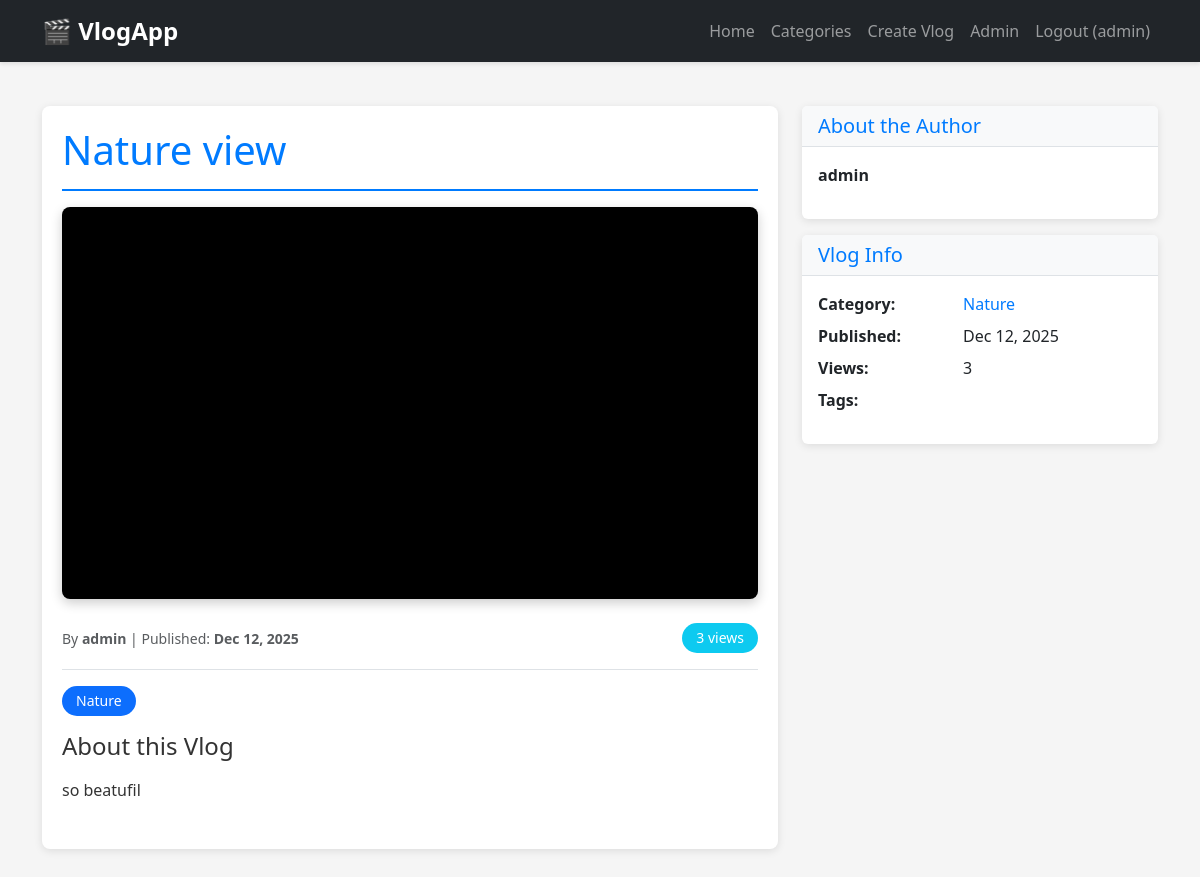
The app's page /vlog/1/nature-view/ (signed in) with its own data.
### vlogapp/models.py (models this page shows, shortened)
class VlogPost(models.Model):
    title = models.CharField(
        max_length=200,
        help_text="Enter the title of your vlog"
    )
    slug = models.SlugField(
        unique=True,
        help_text="URL-friendly version of the title (auto-generated)"
    )
    video_url = models.URLField(
        help_text="Enter the URL of your video (YouTube, Vimeo, etc.)",
        validators=[URLValidator()]
    )
    description = models.TextField(
        help_text="Detailed description of your vlog content"
    )
    author = models.ForeignKey(
        User,
        on_delete=models.CASCADE,
        related_name='vlogs'
    )
    published_date = models.DateTimeField(
        help_text="Date when the vlog was published"
    )
    updated_date = models.DateTimeField(
        auto_now=True,
        help_text="Automatically updated when the vlog is modified"
    )
    category = models.ForeignKey(
        Category,
        on_delete=models.PROTECT,
        related_name='vlogs'
    )
    tags = models.CharField(
        max_length=500,
        blank=True,
        help_text="Enter tags separated by commas (e.g., tutorial, beginner, django)"
    )
    thumbnail = models.ImageField(
        upload_to='thumbnails/',
        blank=True,
        null=True,
        help_text="Upload a custom thumbnail image for your vlog"
    )
    views_count = models.IntegerField(
        default=0,
        help_text="Track the number of times this vlog has been viewed"
    )
    created_at = models.DateTimeField(
        auto_now_add=True
    )
    class Meta:
        ordering = ['-published_date']
        indexes = [
            models.Index(fields=['-published_date']),
            models.Index(fields=['author']),
            models.Index(fields=['category']),
        ]
    def save(self, *args, **kwargs):
        if not self.slug:
            self.slug = slugify(self.title)
        super().save(*args, **kwargs)
    def get_tags_list(self):
        return [tag.strip() for tag in self.tags.split(',') if tag.strip()]
    def increment_views(self):
        self.views_count += 1
        self.save(update_fields=['views_count'])

class Category(models.Model):
    name = models.CharField(max_length=100, unique=True)
    slug = models.SlugField(unique=True)
    description = models.TextField(blank=True, null=True)
    created_at = models.DateTimeField(auto_now_add=True)
    class Meta:
        verbose_name_plural = "Categories"
        ordering = ['name']
    def __str__(self):
        return self.name

### vlogapp/views.py (the view)
# urls.py: path('vlog/<int:pk>/<slug:slug>/', VlogDetailView.as_view(), name='vlog-detail'),
class VlogDetailView(DetailView):
    model = VlogPost
    template_name = 'vlogapp/vlog_detail.html'
    context_object_name = 'vlog'
    def get_object(self, queryset=None):
        obj = super().get_object(queryset)
        obj.increment_views()
        return obj
    def get_context_data(self, **kwargs):
        context = super().get_context_data(**kwargs)
        context['related_vlogs'] = VlogPost.objects.filter(
            category=self.object.category
        ).exclude(id=self.object.id)[:5]
        return context

### vlogapp/templatetags/vlog_tags.py (called while the page is built, shortened)
@register.filter
def extract_youtube_id(url):
    if not url:
        return None
    pattern1 = r'(?:https?://)?(?:www\.)?youtube\.com/watch\?v=([a-zA-Z0-9_-]{11})(?:&|$)'
    match = re.search(pattern1, url)
    if match:
        return match.group(1)

@register.filter
def is_youtube(url):
    if not url:
        return False
    return 'youtube.com' in url or 'youtu.be' in url

@register.filter(name='get_video_embed_url')
def get_video_embed_url(url, provider=None):
    if not url:
        return None
    if 'youtube.com' in url or 'youtu.be' in url:
        video_id = extract_youtube_id(url)
        if video_id:
            return f"https://www.youtube-nocookie.com/embed/{video_id}"
    elif 'vimeo.com' in url:
        video_id = extract_vimeo_id(url)
        if video_id:
            return f"https://player.vimeo.com/video/{video_id}"
    return None

### vlogapp/templates/vlogapp/vlog_detail.html (shortened to what this page needs)
{% extends "base.html" %}
{% load vlog_tags %}
{% block content %}
<div class="row">
    <div class="col-lg-8">
        <div class="vlog-detail mb-4">
            <h1 class="mb-3">{{ vlog.title }}</h1>
            <div class="ratio ratio-16x9 mb-4">
                {% if vlog.video_url|is_youtube %}
                    <iframe
                        src="{{ vlog.video_url|get_video_embed_url }}?rel=0&modestbranding=1"
                        title="YouTube video player"
                        frameborder="0"
                        allow="accelerometer; autoplay; clipboard-write; encrypted-media; gyroscope; picture-in-picture; web-share"
                        allowfullscreen>
                    </iframe>
                {% elif vlog.video_url|is_vimeo %}
                    <iframe
                        src="{{ vlog.video_url|get_video_embed_url }}"
                        allow="autoplay; fullscreen"
                        allowfullscreen>
                    </iframe>
                {% else %}
                    <div class="bg-dark d-flex align-items-center justify-content-center text-white">
                        <a href="{{ vlog.video_url }}" target="_blank" class="btn btn-primary btn-lg">
                            🎥 Watch Video (External)
                        </a>
                    </div>
                {% endif %}
            </div>
            <div class="d-flex justify-content-between align-items-center mb-3 pb-3 border-bottom">
                <div>
                    <small class="text-muted">
                        By <strong>{{ vlog.author }}</strong> |
                        Published: <strong>{{ vlog.published_date|date:"M d, Y" }}</strong>
                    </small>
                </div>
                <div>
                    <span class="badge bg-info">{{ vlog.views_count }} views</span>
                </div>
            </div>
            <div class="mb-3">
                <span class="badge bg-primary me-2">{{ vlog.category }}</span>
            </div>
            <div class="vlog-description mb-4">
                <h4>About this Vlog</h4>
                <p>{{ vlog.description|linebreaks }}</p>
            </div>
        </div>
    </div>
    <div class="col-lg-4">
        <div class="card mb-3">
            <div class="card-header">
                <h5 class="mb-0">About the Author</h5>
            </div>
            <div class="card-body">
                <p><strong>{{ vlog.author.get_full_name|default:vlog.author }}</strong></p>
            </div>
        </div>
        <div class="card">
            <div class="card-header">
                <h5 class="mb-0">Vlog Info</h5>
            </div>
            <div class="card-body">
                <dl class="row">
                    <dt class="col-sm-5">Category:</dt>
                    <dd class="col-sm-7">
                        <a href="?category={{ vlog.category.slug }}">{{ vlog.category }}</a>
                    </dd>
                    <dt class="col-sm-5">Published:</dt>
                    <dd class="col-sm-7">{{ vlog.published_date|date:"M d, Y" }}</dd>
                    <dt class="col-sm-5">Views:</dt>
                    <dd class="col-sm-7">{{ vlog.views_count }}</dd>
                    <dt class="col-sm-5">Tags:</dt>
                    <dd class="col-sm-7">
                    </dd>
                </dl>
            </div>
        </div>
    </div>
</div>
{% endblock %}

### vlogapp/templates/base.html (shortened to what this page needs)
{% load static %}
<!DOCTYPE html>
<html lang="en">
<head>
    <link href="https://cdn.jsdelivr.net/npm/bootstrap@5.3.0/dist/css/bootstrap.min.css" rel="stylesheet">
    <link rel="stylesheet" href="{% static 'css/style.css' %}">
</head>
<body>
    <nav class="navbar navbar-expand-lg navbar-dark bg-dark">
        <div class="container">
            <a class="navbar-brand" href="{% url 'vlog-list' %}">🎬 VlogApp</a>
            <div class="collapse navbar-collapse" id="navbarNav">
                <ul class="navbar-nav ms-auto">
                    <li class="nav-item">
                        <a class="nav-link" href="{% url 'vlog-list' %}">Home</a>
                    </li>
                    <li class="nav-item">
                        <a class="nav-link" href="{% url 'category-list' %}">Categories</a>
                    </li>
                    {% if user.is_authenticated %}
                        <li class="nav-item">
                            <a class="nav-link" href="{% url 'vlog-create' %}">Create Vlog</a>
                        </li>
                        <li class="nav-item">
                            <a class="nav-link" href="{% url 'admin:index' %}">Admin</a>
                        </li>
                        <li class="nav-item">
                            <form method="post" action="{% url 'logout' %}" style="display: inline;">
                                <button type="submit" class="nav-link btn btn-link" style="cursor: pointer;">Logout ({{ user }})</button>
                            </form>
                        </li>
                    {% else %}
                        <li class="nav-item">
                            <a class="nav-link" href="{% url 'admin:login' %}">Login</a>
                        </li>
                    {% endif %}
                </ul>
            </div>
        </div>
    </nav>
    <main class="py-4">
        <div class="container">
            {% block content %}{% endblock %}
        </div>
    </main>
</body>
</html>

### vlogapp/static/css/style.css (style rules this page uses)
:root { --primary-color: #007bff; --secondary-color: #6c757d; --success-color: #28a745; --danger-color: #dc3545; --warning-color: #ffc107; --info-color: #17a2b8; }
body { font-family: 'Segoe UI', Tahoma, Geneva, Verdana, sans-serif; background-color: #f5f5f5; }
.navbar { box-shadow: 0 2px 4px rgba(0,0,0,0.1); margin-bottom: 20px; }
.navbar-brand { font-size: 1.5rem; font-weight: bold; }
.card { border: none; box-shadow: 0 2px 8px rgba(0,0,0,0.1); transition: transform 0.2s, box-shadow 0.2s; }
.vlog-detail { background-color: white; padding: 20px; border-radius: 8px; box-shadow: 0 2px 8px rgba(0,0,0,0.1); }
.vlog-detail h1 { color: var(--primary-color); margin-bottom: 20px; border-bottom: 2px solid var(--primary-color); padding-bottom: 15px; }
.vlog-description { line-height: 1.8; color: #333; }
.badge { padding: 6px 12px; font-size: 0.875rem; }
.btn { border-radius: 5px; font-weight: 500; transition: all 0.3s; }
.card-header { background-color: #f8f9fa; border-bottom: 1px solid #dee2e6; }
.card-header h5 { color: var(--primary-color); margin-bottom: 0; }
.card { animation: fadeIn 0.3s ease-in-out; }
.ratio { background-color: #000; border-radius: 8px; overflow: hidden; box-shadow: 0 4px 12px rgba(0,0,0,0.2); }
.badge { border-radius: 20px; padding: 8px 14px; font-weight: 500; }
a { color: var(--primary-color); text-decoration: none; transition: color 0.2s; }

### records on screen
VlogPost: title "Nature view", author "admin", published_date "Dec 12, 2025", views_count "3", category "Nature", description "so beatufil", author.get_full_name "admin"

### other values on screen
{{ user }} "admin"
